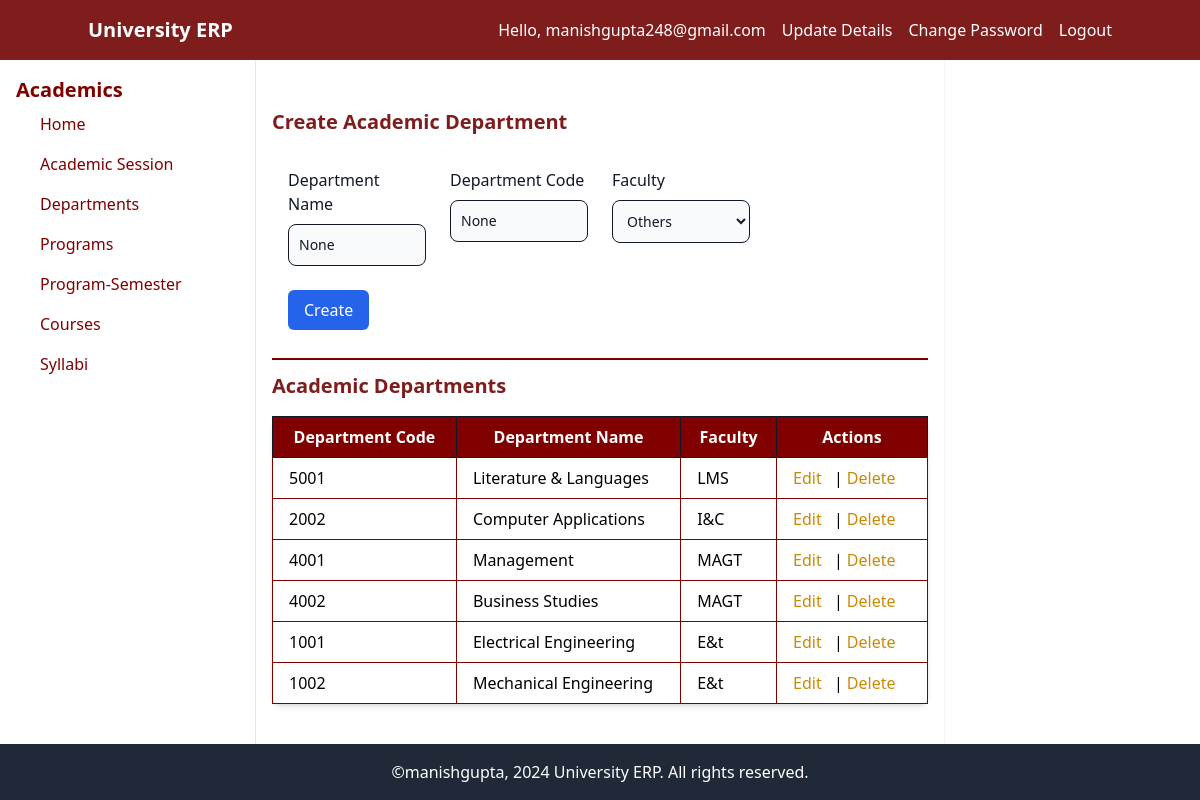
The page /academic/departments/ (signed in) on the database its author committed.
### users/models.py (models this page shows, shortened)
class CustomUser(AbstractBaseUser):
    email = models.EmailField(verbose_name='email address', max_length=255, unique=True)
    mobile_number = models.CharField(max_length=15, unique=True)
    is_active = models.BooleanField(default=True)
    is_admin = models.BooleanField(default=False)
    objects = CustomUserManager()
    USERNAME_FIELD = 'email'
    REQUIRED_FIELDS = ['mobile_number']

### academic/models.py (models this page shows, shortened)
class Department(models.Model):
    FACULTY_CHOICES = [
        ('E&t', 'Engineering & Technology'),
        ('I&C', 'Informatic & Computing'),
        ('Sc', 'Science'),
        ('MAGT', 'Management Studies'),
        ('LMS', 'Languages & Media Studies'),
        ('LS', 'Life Sciences'),
        ('IS', 'Intrdisciplinary Studies'),
        ('CCSD', 'Community College for Skill Development'),
        ('OTHER', 'Others'),
    ]
    name = models.CharField(max_length=100, unique=True)
    code = models.CharField(max_length=10, unique=True)
    faculty = models.CharField(max_length=10, choices=FACULTY_CHOICES, default='OTHER')

### academic/views.py (the view)
# urls.py: path('departments/', views.department_list_create_update, name='department-list-create-update'),
def department_list_create_update(request, pk=None):
    if pk:
        department = get_object_or_404(Department, pk=pk)
    else:
        department = None
    if request.method == 'POST':
        if department:
            form = DepartmentForm(request.POST, instance=department)
        else:
            form = DepartmentForm(request.POST)
        if form.is_valid():
            form.save()
            return redirect('department-list-create-update')
    else:
        if department:
            form = DepartmentForm(instance=department)
        else:
            form = DepartmentForm()
    departments = Department.objects.all()
    return render(request, 'academic/department_list_create_update.html', {'form': form, 'departments': departments, 'edit_department': department})

### academic/forms.py
class DepartmentForm(forms.ModelForm):
    class Meta:
        model = models.Department
        fields = ['name', 'code', 'faculty']
        widgets = {
            'faculty': forms.Select(attrs={'class': 'form-control'}),
        }

### academic/templates/academic/department_list_create_update.html (shortened to what this page needs)
{% extends "base.html" %}
{% block content %}
<div class="flex-1">
    <h2 class="text-xl text-red-900 font-semibold mt-8 mb-4">{% if edit_department %}Edit{% else %}Create{% endif %} Academic Department</h2>
    <form method="POST" class="bg-white p-4 ">
        <div class="grid md:grid-cols-4 md:gap-6">
            <div class="mb-4">
                <label for="id_name" class="block mb-2 font-medium text-gray-900 dark:text-white">Department Name</label>
                <input type="text" name="name" id="id_name" class="bg-gray-50 border border-gray-900 text-gray-900 text-sm rounded-lg focus:ring-blue-500 focus:border-blue-500 block w-full p-2.5 dark:bg-gray-700 dark:border-gray-600 dark:placeholder-gray-400 dark:text-white dark:focus:ring-blue-500 dark:focus:border-blue-500" value="{{ form.name.value }}">
            </div>
            <div class="mb-4">
                <label for="id_code" class="block mb-2 font-medium text-gray-900 dark:text-white">Department Code</label>
                <input type="text" name="code" id="id_code" class="bg-gray-50 border border-gray-900 text-gray-900 text-sm rounded-lg focus:ring-blue-500 focus:border-blue-500 block w-full p-2.5 dark:bg-gray-700 dark:border-gray-600 dark:placeholder-gray-400 dark:text-white dark:focus:ring-blue-500 dark:focus:border-blue-500" value="{{ form.code.value }}">
            </div>
            <div class="mb-4">
                <label for="id_faculty" class="block mb-2 font-medium text-gray-900 dark:text-white">Faculty</label>
                <select name="faculty" id="id_faculty" class="bg-gray-50 border border-gray-900 text-gray-900 text-sm rounded-lg focus:ring-blue-500 focus:border-blue-500 block w-full p-2.5 dark:bg-gray-700 dark:border-gray-600 dark:placeholder-gray-400 dark:text-white dark:focus:ring-blue-500 dark:focus:border-blue-500">
                    {% for value, display in form.faculty.field.choices %}
                        <option value="{{ value }}" {% if value == form.faculty.value %}selected{% endif %}>{{ display }}</option>
                    {% endfor %}
                </select>
            </div>
        </div>
        <button type="submit" class="bg-blue-600 text-white px-4 py-2 rounded-md mt-2">{% if edit_program %}Update{% else %}Create{% endif %}</button>
    </form>
    <hr class="border-t-2 border-[#800000] my-3">
    <h2 class="text-xl text-red-900 font-semibold my-3 mb-4">Academic Departments</h2>
    <table class="min-w-full bg-white shadow-md border border-[#800000] rounded-lg">
        <thead>
            <tr class="bg-[#800000] text-white font-semibold ">
                <th class="px-4 py-2 border border-gray-900">Department Code</th>
                <th class="px-4 py-2 border border-gray-900">Department Name</th>
                <th class="px-4 py-2 border border-gray-900">Faculty</th>
                <th class="px-4 py-2 border border-gray-900">Actions</th>
            </tr>
        </thead>
        <tbody>
            {% for department in departments %}
            <tr class="hover:bg-gray-100 ">
                <td class="px-4 py-2 border border-[#800000]">{{ department.code }}</td>
                <td class="px-4 py-2 border border-[#800000]">{{ department.name }}</td>
                <td class="px-4 py-2 border border-[#800000]">{{ department.faculty }}</td>
                <td class="px-4 py-2 border border-[#800000]">
                    <a href="{% url 'department-update' department.id %}" class="text-yellow-600 hover:underline mr-2">Edit</a> |
                    <a href="{% url 'department-delete' department.id %}" class="text-yellow-600 hover:underline mr-2">Delete</a>
                </td>
            </tr>
            {% endfor %}
        </tbody>
    </table>
</div>
{% endblock content %}

### templates/navbar.html
<nav class="bg-red-900 text-white p-4">
    <div class="container mx-auto flex justify-between items-center">
        <a href="/" class="text-xl font-semibold">University ERP</a>
        <ul class="flex space-x-4">
            <ul class="flex items-center space-x-4">
                {% if user.is_authenticated %}
                    <li><span class="">Hello, {{ user.email }}</span></li>
                    <li><a href="{% url 'profile' %}" >Update Details</a></li>
                    <li><a href="{% url 'password_change' %}" >Change Password</a></li>
                    <li><a href="{% url 'logout' %}" >Logout</a></li>
                {% else %}
                    <li><a href="{% url 'login' %}" >Login</a></li>
                    <li><a href="{% url 'signup' %}" >Sign Up</a></li>
                {% endif %}
            </ul>
        </ul>
    </div>
</nav>

### rows shown on the page
CustomUser: email "manishgupta248@gmail.com"
Department: code "5001", name "Literature & Languages", faculty "LMS"
Department: code "2002", name "Computer Applications", faculty "I&C"
Department: code "4001", name "Management", faculty "MAGT"
Department: code "4002", name "Business Studies", faculty "MAGT"
Department: code "1001", name "Electrical Engineering", faculty "E&t"
Department: code "1002", name "Mechanical Engineering", faculty "E&t"

### other values the page prints
form field faculty "Others"
